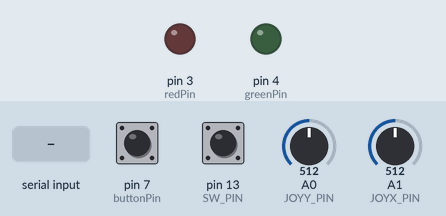
The sketch below on a simulated Arduino Uno, built with avr-gcc and run on an emulated ATmega328P. Parts: output pins drawn as LEDs (lit = HIGH). The test bench sets the inputs (shaded band); at power-on: pin 7 (buttonPin) LOW, pin 13 (SW_PIN) HIGH, A0 (JOYY_PIN) = 512, A1 (JOYX_PIN) = 512.

Above: at 1.2 s.
1.3 s: "PLAY\n" received over Serial
At 2.2 s:
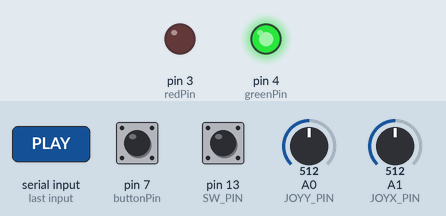
2.8 s: "END\n" received over Serial
At 4.2 s:
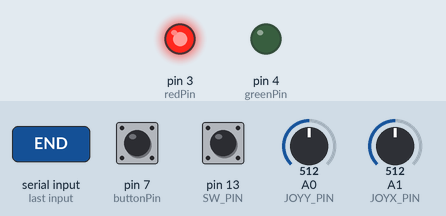
Timing chart, 0 to 5.8 s (numbered marks = the images above; inputs shaded):
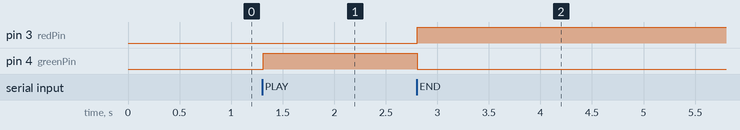

Measured:
- after the input at 1.3 s, pin 4 (greenPin): LOW → HIGH at once
- after the input at 2.8 s, pin 3 (redPin): LOW → HIGH at once; pin 4 (greenPin): HIGH → LOW at once

The sketch:

INT.ino.ino
```cpp
const int JOYX_PIN = A1;
const int JOYY_PIN = A0;
const int SW_PIN = 13;
const int greenPin = 4;
const int redPin = 3;
const int buttonPin = 7;
int buttonState = 0;
int miles = 1;
bool zeroing;
bool ready = false;
const int numReadings = 10;
struct AxisReadings {
  int readIndex;
  int readings[numReadings];
  float total = 0;
  int average = 0;
  int zeroed;
} xAxisReadings, yAxisReadings;
void setup(){
  Serial.begin(9600);
  pinMode(greenPin, OUTPUT);
  pinMode(redPin, OUTPUT);
  pinMode(SW_PIN, INPUT_PULLUP);

  for (int i = 0; i < numReadings; i++) {
   xAxisReadings.readings[i] = yAxisReadings.readings[i] = 0;
 }


}
void loop(){
  buttonState = digitalRead(buttonPin);
  int xValue = analogRead(JOYX_PIN);
  int yValue = analogRead(JOYY_PIN);

  int swValue = !digitalRead(SW_PIN);
  smoothAxis(&xAxisReadings, xValue);
  smoothAxis(&yAxisReadings, yValue);

  if( buttonState == HIGH)
  {
    Serial.print("jump");
  }

    if(Serial.available() > 0)
  {
    String msg = Serial.readStringUntil('\n');
    if (msg == "zero"){
      zeroing = true;
    }
    if (msg == "PLAY"){
      digitalWrite(greenPin, HIGH);
      digitalWrite(redPin, LOW);
    }
    if(msg == "END"){
      digitalWrite(redPin, HIGH);
      digitalWrite(greenPin, LOW);
    }
  }

  if (zeroing) {
    xAxisReadings.zeroed = xAxisReadings.average;
    yAxisReadings.zeroed = yAxisReadings.average;
    zeroing = false;
    ready = true;
  }
  if (ready){


    Serial.print(xAxisReadings.average - xAxisReadings.zeroed);
    Serial.print(",");
    Serial.print(yAxisReadings.average - yAxisReadings.zeroed);
    Serial.print(",");
    Serial.println(swValue);
  }
  delay(16);


}


void smoothAxis( AxisReadings *readings, int newValue) {
  int index = readings->readIndex;
 readings->total = readings->total - readings->readings[index];
 readings->readings[index] = newValue;
 readings->total += newValue;
 readings->readIndex = readings->readIndex + 1;

 if (readings->readIndex >= numReadings)
  {
    readings->readIndex = 0;
  }

  readings->average = round(readings->total / numReadings);
}
```
